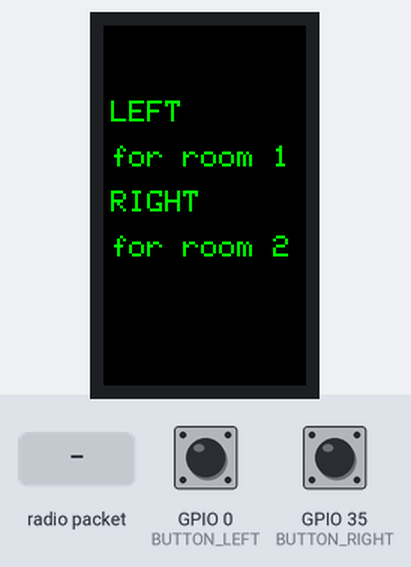
This sketch was run on a simulated ESP32. Shown: 135×240 colour display. The inputs (shaded band) are chosen by the test bench; at power-on: GPIO 0 (BUTTON_LEFT) HIGH, GPIO 35 (BUTTON_RIGHT) HIGH. Random numbers use the default seed unless the sketch sets one; what the sketch prints to the serial monitor is not drawn.

Above: at 1.8 s.
1.9 s: GPIO 0 (BUTTON_LEFT) pulled LOW for 0.15 s
At 2.33 s:
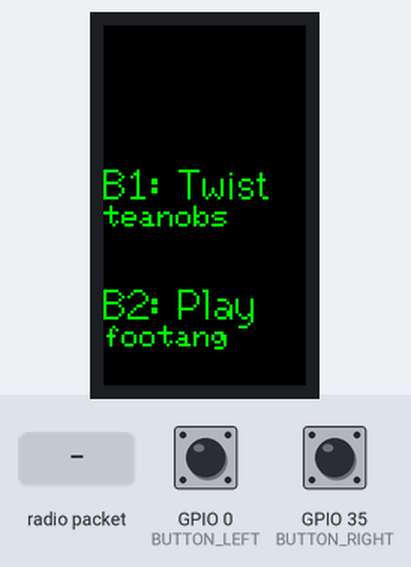
2.6 s: radio packet "0" arrives
At 2.69 s:
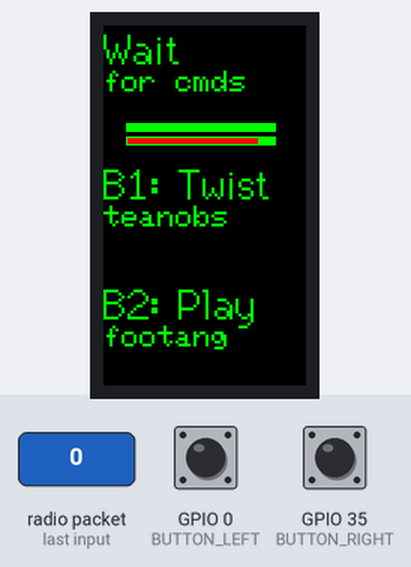
4.1 s: radio packet "A" arrives
5.6 s: radio packet "D" arrives
Timing chart, 0 to 8.1 s (numbered marks = the images above; inputs shaded):
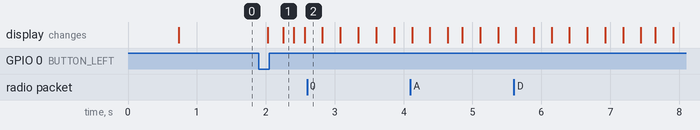

The sketch:

espaceteamRawDone.ino
```cpp
/*
  ESP-NOW Multi Unit Demo
  esp-now-multi.ino
  Broadcasts control messages to all devices in network
  Load script on multiple devices

  DroneBot Workshop 2022
  https://dronebotworkshop.com
*/

// Include Libraries
#include <WiFi.h>
#include <esp_now.h>
#include <TFT_eSPI.h> // Graphics and font library for ST7735 driver chip
#include <SPI.h>
#define RED TFT_RED

TFT_eSPI tft = TFT_eSPI();  // Invoke library, pins defined in User_Setup.h

String cmd1 = "";
String cmd2 = "";
volatile bool scheduleCmd1Send = false;
volatile bool scheduleCmd2Send = false;
int numSlow = 0;
String room = "";

enum ScreenState {
  START_SCREEN,
  GAME_SCREEN
};

ScreenState currentScreen = START_SCREEN;

String cmdRecvd = "";
const String waitingCmd = "Wait for cmds";
bool redrawCmdRecvd = false;

int progress = 0;
bool redrawProgress = true;

int lastRedrawTime = 0;

int level = 0;

//we could also use xSemaphoreGiveFromISR and its associated fxns, but this is fine
volatile bool scheduleCmdAsk = true;
hw_timer_t * askRequestTimer = NULL;
volatile bool askExpired = false;
hw_timer_t * askExpireTimer = NULL;
int expireLength = 25;
bool hardLevel = false;

#define ARRAY_SIZE 10
const String commandVerbs[ARRAY_SIZE] = {"Buzz", "Engage", "Floop", "Bother", "Twist", "Jingle", "Jangle", "Yank", "Press", "Play"};
const String commandNounsFirst[ARRAY_SIZE] = {"foo", "dev", "bob", "jaw", "tot", "wu", "fry", "rot", "tea", "bee"};
const String commandNounsSecond[ARRAY_SIZE] = {"bars", "ices", "pins", "nobs", "zops", "tang", "bell", "wels", "pops", "bops"};
const String commandNounsThird[ARRAY_SIZE] = {"twix", "flop", "drip", "quad", "spin", "whim", "ding", "puff", "vibe", "loop"};

int lineHeight = 30;

// Define LED and pushbutton pins
#define BUTTON_LEFT 0
#define BUTTON_RIGHT 35


void formatMacAddress(const uint8_t *macAddr, char *buffer, int maxLength)
// Formats MAC Address
{
  snprintf(buffer, maxLength, "%02x:%02x:%02x:%02x:%02x:%02x", macAddr[0], macAddr[1], macAddr[2], macAddr[3], macAddr[4], macAddr[5]);
}


void receiveCallback(const uint8_t *macAddr, const uint8_t *data, int dataLen)
/* Called when data is received
   You can receive 3 types of messages
   1) a "ASK" message, which indicates that your device should display the cmd if the device is free
   2) a "DONE" message, which indicates the current ASK? cmd has been executed
   3) a "PROGRESS" message, indicating a change in the progress of the spaceship

   Messages are formatted as follows:
   [A/D]: cmd
   For example, an ASK message for "Twist the wutangs":
   A: Twist the wutangs
   For example, a DONE message for "Engage the devnobs":
   D: Engage the devnobs
   For example, a PROGESS message for 75% progress
   P: 75
*/

{
  // Only allow a maximum of 250 characters in the message + a null terminating byte
  char buffer[ESP_NOW_MAX_DATA_LEN + 1];
  int msgLen = min(ESP_NOW_MAX_DATA_LEN, dataLen);
  strncpy(buffer, (const char *)data, msgLen);

  // Make sure we are null terminated
  buffer[msgLen] = 0;
  String recvd = String(buffer);
  Serial.println(recvd);
  // Format the MAC address
  char macStr[18];
  formatMacAddress(macAddr, macStr, 18);

  // Send Debug log message to the serial port
  Serial.printf("Received message from: %s \n%s\n", macStr, buffer);
  if (recvd[0] == 'A' && recvd[1] == room[0] && cmdRecvd == waitingCmd && random(100) < 30) //only take an ask if you don't have an ask already and only take it XX% of the time
  {
    Serial.println("---------------------------A" + room);
    recvd.remove(0,3);
    cmdRecvd = recvd;
    redrawCmdRecvd = true;
    timerStart(askExpireTimer); //once you get an ask, a timer starts
  }
  else if (recvd[0] == 'D' && recvd[1] == room[0] && recvd.substring(3) == cmdRecvd)
  {
    Serial.println("---------------------------D" + room);
    timerWrite(askExpireTimer, 0);
    timerStop(askExpireTimer);
    cmdRecvd = waitingCmd;
    progress = progress + 1;
    broadcast("P" + room + ": " + String(progress));
    // broadcast("P: " + String(progress));
    redrawCmdRecvd = true;

  }
  else if (recvd[0] == 'P' && recvd[1] == room[0])
  {
    recvd.remove(0,3);
    progress = recvd.toInt();
    redrawProgress = true;
  }
}

void sentCallback(const uint8_t *macAddr, esp_now_send_status_t status)
// Called when data is sent
{
  char macStr[18];
  formatMacAddress(macAddr, macStr, 18);
  Serial.print("Last Packet Sent to: ");
  Serial.println(macStr);
  Serial.print("Last Packet Send Status: ");
  Serial.println(status == ESP_NOW_SEND_SUCCESS ? "Delivery Success" : "Delivery Fail");
}

void broadcast(const String &message)
// Emulates a broadcast
{
  // Broadcast a message to every device in range
  uint8_t broadcastAddress[] = {0xFF, 0xFF, 0xFF, 0xFF, 0xFF, 0xFF};
  esp_now_peer_info_t peerInfo = {};
  memcpy(&peerInfo.peer_addr, broadcastAddress, 6);
  if (!esp_now_is_peer_exist(broadcastAddress))
  {
    esp_now_add_peer(&peerInfo);
  }
  // Send message
  esp_err_t result = esp_now_send(broadcastAddress, (const uint8_t *)message.c_str(), message.length());

}

void IRAM_ATTR sendCmd1(){
  scheduleCmd1Send = true;
}

void IRAM_ATTR sendCmd2(){
  scheduleCmd2Send = true;
}

void IRAM_ATTR onAskReqTimer(){
  scheduleCmdAsk = true;
}

void IRAM_ATTR onAskExpireTimer(){
  askExpired = true;
  timerStop(askExpireTimer);
  timerWrite(askExpireTimer, 0);
}

void espnowSetup() {
  // Set ESP32 in STA mode to begin with
  delay(500);
  WiFi.mode(WIFI_STA);
  Serial.println("ESP-NOW Broadcast Demo");

  // Print MAC address
  Serial.print("MAC Address: ");
  Serial.println(WiFi.macAddress());

  // Disconnect from WiFi
  WiFi.disconnect();

  // Initialize ESP-NOW
  if (esp_now_init() == ESP_OK)
  {
    Serial.println("ESP-NOW Init Success");
    esp_now_register_recv_cb(receiveCallback);
    esp_now_register_send_cb(sentCallback);
  }
  else
  {
    Serial.println("ESP-NOW Init Failed");
    delay(3000);
    ESP.restart();
  }
}

void buttonSetup(){
  pinMode(BUTTON_LEFT, INPUT);
  pinMode(BUTTON_RIGHT, INPUT);

  attachInterrupt(digitalPinToInterrupt(BUTTON_LEFT), sendCmd1, FALLING);
  attachInterrupt(digitalPinToInterrupt(BUTTON_RIGHT), sendCmd2, FALLING);
}

void textSetup(){
  tft.init();
  tft.setRotation(0);

  tft.setTextSize(2);
  tft.fillScreen(TFT_BLACK);
  tft.setTextColor(TFT_GREEN, TFT_BLACK);
  drawControls();

  cmdRecvd = waitingCmd;
  redrawCmdRecvd = true;
}

void timerSetup(){
  askRequestTimer = timerBegin(0, 80, true);
  timerAttachInterrupt(askRequestTimer, &onAskReqTimer, true);
  timerAlarmWrite(askRequestTimer, 5*1000000, true);//send out an ask every 5 secs
  timerAlarmEnable(askRequestTimer);

  askExpireTimer = timerBegin(1, 80, true);
  timerAttachInterrupt(askExpireTimer, &onAskExpireTimer, true);
  timerAlarmWrite(askExpireTimer, expireLength*1000000, true);
  timerAlarmEnable(askExpireTimer);
  timerStop(askExpireTimer);

}
void setup()
{
  Serial.begin(115200);

  textSetup();
  buttonSetup();
  espnowSetup();
  timerSetup();

}

String genCommand() {
  String verb = commandVerbs[random(ARRAY_SIZE)];
  String noun1 = commandNounsFirst[random(ARRAY_SIZE)];
  String noun2 = commandNounsSecond[random(ARRAY_SIZE)];
  String cmd = noun1 + noun2;
  if (hardLevel) {
    String noun3 = commandNounsThird[random(ARRAY_SIZE)];
    cmd = noun1 + noun2 + noun3;
    int indexToChange = random(cmd.length());
    char newChar = random(26) + 'a';
    cmd[indexToChange] = newChar;

    return verb + " " + cmd;
  }

  return verb + " " + cmd;
}

void drawControls(){
  cmd1 = genCommand();
  cmd2 = genCommand();
  cmd1.indexOf(' ');
  tft.drawString("B1: " + cmd1.substring(0, cmd1.indexOf(' ')), 0, 90, 2);
  tft.drawString(cmd1.substring(cmd1.indexOf(' ')+1), 0, 90+lineHeight, 1);
  tft.drawString("B2: " + cmd2.substring(0, cmd2.indexOf(' ')), 0, 170, 2);
  tft.drawString(cmd2.substring(cmd2.indexOf(' ')+1), 0, 170+lineHeight, 1);

}

void displayStartScreen() {
  while(currentScreen == START_SCREEN){
    tft.fillScreen(TFT_BLACK);
    tft.setTextSize(2);
    tft.setTextColor(TFT_GREEN, TFT_BLACK);
    tft.setTextWrap(true);
    tft.drawString("LEFT", 5, 50);
    tft.drawString("for room 1", 5, 80);
    tft.drawString("RIGHT", 5, 110);
    tft.drawString("for room 2", 5, 140);
    if (digitalRead(BUTTON_LEFT) == LOW){
      room = "1";

      tft.fillScreen(TFT_BLACK);
      Serial.println("------------------------" + room);
      textSetup();
      // buttonSetup();
      // espnowSetup();
      // timerSetup();
      currentScreen = GAME_SCREEN;

    }

    else if (digitalRead(BUTTON_RIGHT) == LOW){
      room = "2";
      tft.fillScreen(TFT_BLACK);
      textSetup();
      Serial.println("------------------------" + room);
      // buttonSetup();
      // espnowSetup();
      // timerSetup();
      currentScreen = GAME_SCREEN;


    }
    delay(100);
  }

}

void loop()
{
  if(currentScreen == START_SCREEN){
    displayStartScreen();
  }


  if (scheduleCmd1Send){
    broadcast("D" + room + ": "+cmd1);
    // broadcast("D: "+cmd1);
    scheduleCmd1Send = false;
  }
  if (scheduleCmd2Send){
    broadcast("D" + room + ": "+cmd2);
    // broadcast("D: "+cmd2);
    scheduleCmd2Send = false;
  }
  if (scheduleCmdAsk) {
    String cmdAsk = random(2) ? cmd1 : cmd2;
    broadcast("A" + room + ": "+cmdAsk);
    // broadcast("A: "+cmdAsk);
    scheduleCmdAsk = false;
  }
  if (askExpired) {
    progress = max(0, progress - 1);
    broadcast("P" + room + ": " + String(progress));
    // broadcast(String(progress));
    numSlow = numSlow + 1;
    //tft.fillRect(0, 0, 135, 90, TFT_RED);
    cmdRecvd = waitingCmd;
    redrawCmdRecvd = true;
    askExpired = false;
    int multiplier = level + 1;
    for (int i = 1; i <= (numSlow * multiplier); i++)
    {
      tft.fillCircle(random(135), random(120, 240), 10, TFT_RED);
      delay(5);
    }
  }

  if ((millis() - lastRedrawTime) > 50){
    tft.fillRect(15, lineHeight*2+14, 100, 6, TFT_GREEN);
    tft.fillRect(16, lineHeight*2+14+1, (((expireLength * 1000000.0)-timerRead(askExpireTimer))/(expireLength * 1000000.0)) * 98, 4, TFT_RED);
    lastRedrawTime = millis();
  }

  if (redrawCmdRecvd || redrawProgress) {
    tft.fillRect(0, 0, 135, 90, TFT_BLACK);
    tft.setTextWrap(true);
    String tempCmd = cmdRecvd;
    if (cmdRecvd[0] == ' ') {
      tempCmd = tempCmd.substring(1);
    }
    tft.drawString(tempCmd.substring(0, tempCmd.indexOf(' ')), 0, 0, 2);
    tft.drawString(tempCmd.substring(tempCmd.indexOf(' ')+1), 0, 0+lineHeight, 1);

    redrawCmdRecvd = false;

    if (progress%20 == 0 && progress != 0) {
      expireLength = expireLength - ((floor(progress/20))*2);
      tft.setTextWrap(true);
      tft.fillScreen(TFT_BLUE);
      tft.setTextSize(1);
      tft.setTextColor(TFT_WHITE, TFT_BLUE);
      tft.drawString("LEVEL", 45, 20, 2);
      tft.drawString("UP!!!", 20, 80, 2);
      tft.drawString("Level: "+String(floor(progress/20)), 18, 130, 2);
      progress = progress + 1;
      delay(1500);
      if (floor(progress/20)>=3) {
        hardLevel = true;
      }
      textSetup();
      //buttonSetup();
      //espnowSetup();
      //timerSetup();
    } else if (progress >= 100)
    {
      tft.fillScreen(TFT_BLUE);
      tft.setTextSize(3);
      tft.setTextWrap(true);
      tft.setTextColor(TFT_WHITE, TFT_BLUE);
      tft.drawString("GO", 45, 20, 2);
      tft.drawString("COMS", 20, 80, 2);
      tft.drawString("3930!", 18, 130, 2);
      delay(6000);
      ESP.restart();
    }
    else {
      tft.fillRect(15, lineHeight*2+5, 100, 6, TFT_GREEN);
      tft.fillRect(16, lineHeight*2+5+1, progress, 4, TFT_BLUE);
    }
    redrawProgress = false;
  }

}
```
